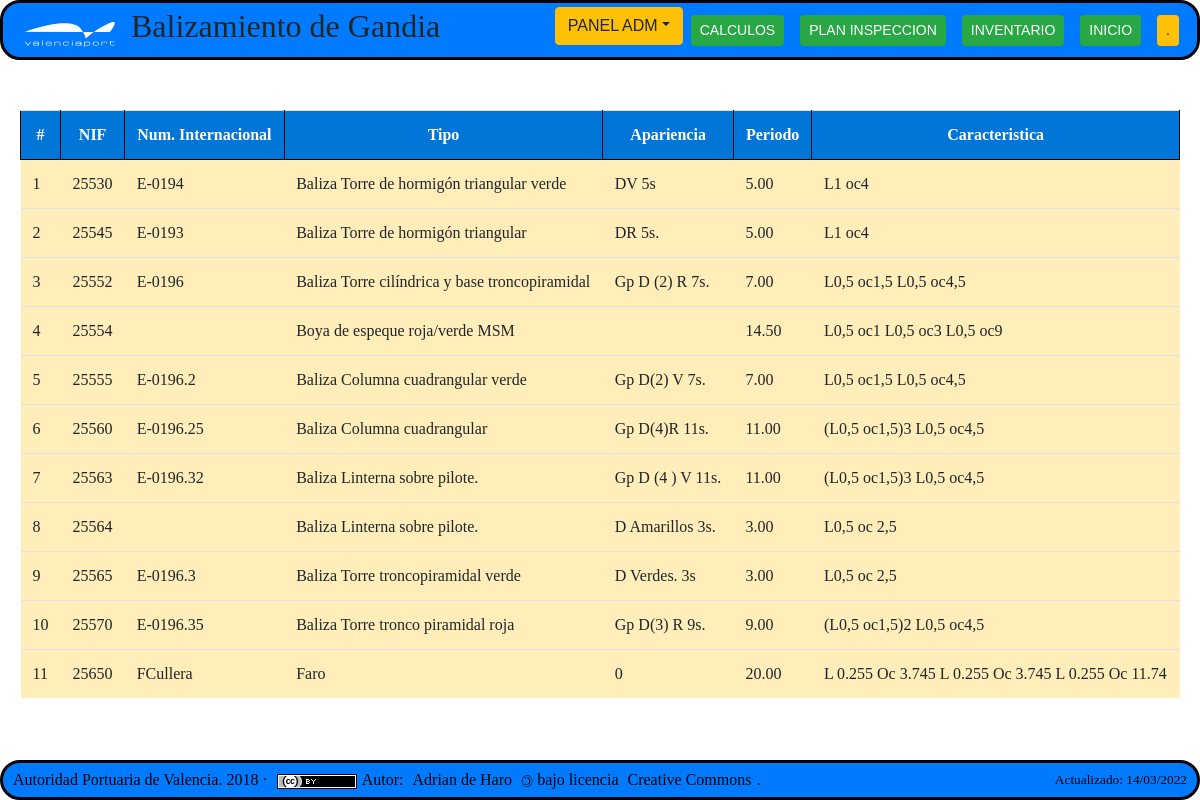
The app's page /san.php?puerto=gandia, older data.
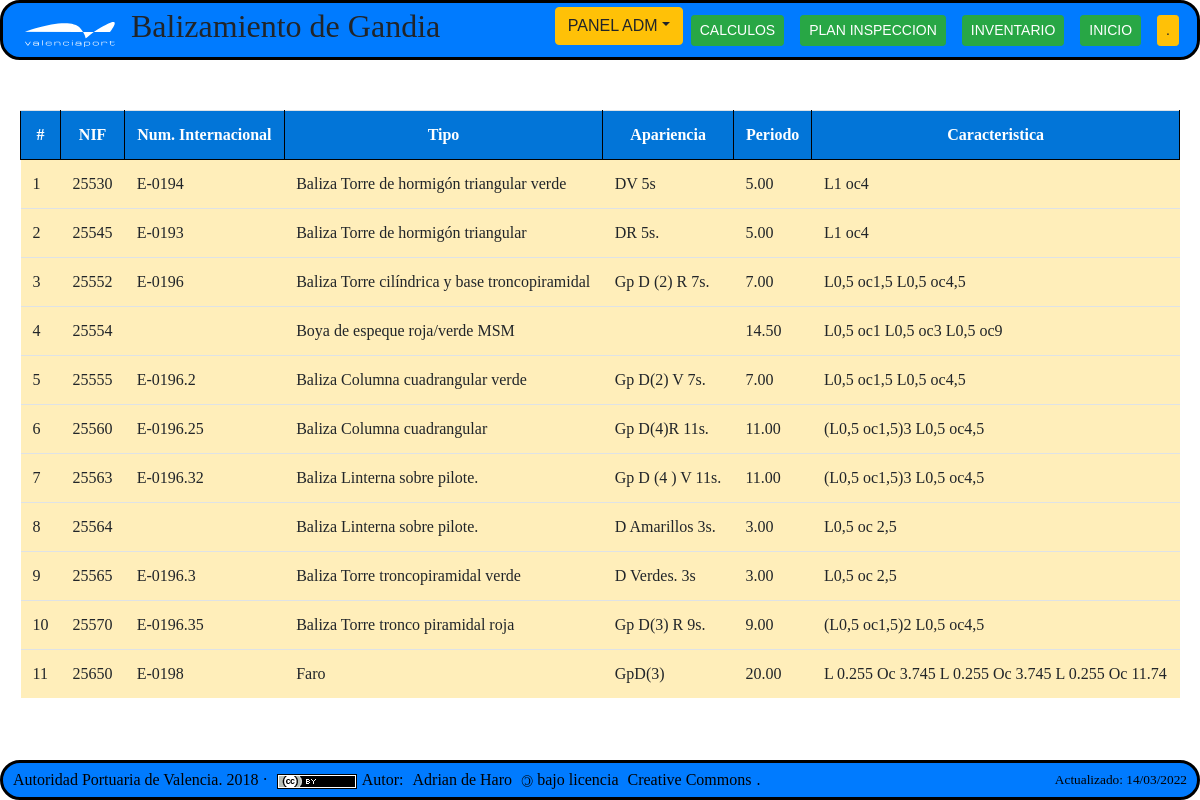
The same page, newer data.
### tables this page shows
CREATE TABLE `localizacion` (
  `nif` varchar(8) NOT NULL,
  `puerto` varchar(50) DEFAULT NULL,
  `num_local` decimal(5,0) DEFAULT NULL,
  `localizacion` varchar(70) DEFAULT NULL,
  `latitud` varchar(15) DEFAULT NULL,
  `longitud` varchar(15) DEFAULT NULL,
  PRIMARY KEY (`nif`),
  CONSTRAINT `localizacion_FK` FOREIGN KEY (`nif`) REFERENCES `balizamiento` (`nif`)
);

CREATE TABLE `balizamiento` (
  `nif` varchar(8) NOT NULL,
  `num_internacional` varchar(12) DEFAULT NULL,
  `tipo` varchar(250) DEFAULT NULL,
  `telecontrol` varchar(200) DEFAULT NULL,
  `apariencia` varchar(50) DEFAULT NULL,
  `periodo` decimal(5,2) DEFAULT NULL,
  `caracteristica` varchar(50) NOT NULL,
  PRIMARY KEY (`nif`)
);

### san.php (the view, shortened to what this page needs)
<?php
    include 'funciones.php';
?>
<!DOCTYPE html>
<html lang="es">
<head>
    <link href="./css/bootstrap.min.css" rel="stylesheet" />
    <link rel="stylesheet" type="text/css" href="./css/style.css" />
</head>
<body>
<?php $puerto = ucwords($_GET['puerto']);
?>
    <?php cabecera1() ?>
    <div class="container-fluid" style="margin-top:90px;margin-bottom:60px;">
        <div class="row">
            <div class="col-12" style="padding:20px">
                <div class="table-responsive">
                    <table class="table table-hover">
                        <tr class="info-color-dark">
                        <th>#</th>
                            <th>NIF</th>
                            <th>Num. Internacional</th>
                            <th>Tipo</th>
                            <th>Apariencia</th>
                            <th>Periodo</th>
                            <th>Caracteristica</th>
                        </tr>
                        <?php
                        $db = conectaDb();
                        if ($puerto != 'Externo') {
                            $consulta = "SELECT * FROM balizamiento b, localizacion l where b.nif=l.nif AND l.puerto like '%$puerto%' order by l.nif";
                        } else {
                            $consulta = "SELECT * FROM balizamiento b, localizacion l where b.nif=l.nif AND l.puerto not like '%valencia%' and l.puerto not like '%sagunto%' and l.puerto not like '%gandia%' order by l.nif";
                        }
                        $result = $db->prepare($consulta);
                        $result->execute();
                        if (!$result || $result->rowCount() == 0) {
                            echo "<p>Error en la consulta o sin resultados</p>\n";
                        } else {
                            $cont=1;
                            foreach ($result as $i) {
                                echo "<tr  class='table-warning seleccion'>  <td> $cont </td> <td> $i[nif] </td> <td>$i[num_internacional]</td>  <td>$i[tipo]</td>   <td>$i[apariencia]</td> <td>$i[periodo]</td> <td>$i[caracteristica]</td>    </tr>\n";
                           $cont++;
                            }
                        }
                        ?>
                    </table>
                </div>
            </div>
        </div>
    </div>
    <?php pie() ?>
</body>
</html>

### funciones.php (shortened to what this page needs)
<?php
function cabecera1()
{
    global $puerto;
    echo '<nav class="navbar fixed-top navbar-dark bg-primary navbar-expand-lg navbar-template header">
    <a class="navbar-brand" target="_blank" href="https://www.valenciaport.com/"><img src="./img/images/logo-valenciaport-home.svg" /></a>';
    if (isset($puerto))
        echo "<h2>Balizamiento de <span id='puerto'>" . $puerto . "</span></h2>";
    else
        echo "<h2> Elija un puerto </h2>";
    echo '<div class="d-flex flex-row order-2 order-lg-3">
        <button class="navbar-toggler" type="button" data-toggle="collapse" data-target="#navbarNavDropdown">
            <span class="navbar-toggler-icon"></span>
        </button>
    </div>
    <div class="collapse navbar-collapse order-3 order-lg-2" id="navbarNavDropdown">
        <ul class="navbar-nav ml-auto">
            ';
    echo '<div class="dropdown">
        <button class="btn btn-default btn-warning dropdown-toggle" type="button" data-toggle="dropdown">PANEL ADM<span class="caret"></span></button>
        <ul class="dropdown-menu dropdown-menu-right">';
    echo '</ul>
        </div>';
    echo '<li class="nav-item"><a class="nav-link" href="./calculos.php" class="btn btn-success btn-sm">
                    <button type="button" class="btn btn-success btn-sm"> CALCULOS</button>
                </a></li>
            <li class="nav-item"><a class="nav-link" href="./plan.html" class="btn btn-success btn-sm">
                    <button type="button" class="btn btn-success btn-sm"> PLAN
                        INSPECCION</button>
                </a></li>
            <li class="nav-item"><a class="nav-link" href="./inventario.php" class="btn btn-success btn-sm">
                    <button type="button" class="btn btn-success btn-sm"> INVENTARIO
                    </button>
                </a></li>
            <li class="nav-item"><a class="nav-link" href="./index.php" class="btn btn-success btn-sm">
                <button type="button" class="btn btn-success btn-sm"> INICIO </button>
            </a></li>
            <li class="nav-item">
            <a class="nav-link" href="./modBBDD.php?accion=modificacion2" class="btn btn-success btn-sm" >
                <button type="button" class="btn btn-warning btn-sm">.</button>
            </a></li>
        </ul>
    </div>
</nav>';
}
function pie()
{
    echo '<nav class="navbar fixed-bottom navbar-light bg-primary footer">
            <div>
                <p>Autoridad Portuaria de Valencia.  2018 ·
               <span> <a rel="license" target="_blank" href="http://creativecommons.org/licenses/by/4.0/"><img alt="Creative Commons License" src="./img/images/ccby.png" /></a>Autor: <a target="_blank" href="https://adriandeharo.es">Adrian de Haro </a> <span class="copyleft"> &copy; </span> bajo licencia <a rel="license" target="_blank" href="http://creativecommons.org/licenses/by/4.0/">Creative Commons</a>. </span>
               </p>
            </div>
            <div class="actualizacion"> Actualizado: 14/03/2022</div>
        </nav>';
}

### css/style.css (style rules this page uses)
body { background: url(../img/images/fondo-home.jpg) no-repeat center center; background-size: cover; -moz-background-size: cover; -webkit-background-size: cover; -o-background-size: cover; background-attachment: fixed; }
body, input, select, textarea { font-family: "Merriweather", Georgia, serif; font-size: 1em; }
button { font-family: "Source Sans Pro", Helvetica, sans-serif; }
.navbar { padding: 10px; border: 3px solid black; border-radius: 20px; height: 60px; }
th { text-align: center; background-color: #0275d8; color: white; border: 1px solid black; }
.footer { margin:0px; padding: 0px; height: 40px; color: black; }
.footer div { margin: 0px 10px; }
.footer p { margin:0px; }
.footer a { margin:5px; height: 40px; color: black !important; }
.copyleft { display: inline-block; transform: rotate(180deg); }
.actualizacion { font-size: smaller; float: right; }

Row changes from the older to the newer data that the page shows:
changed localizacion "Faro": nif.num_internacional "FCullera" → "E-0198"; nif.apariencia "0" → "GpD(3)"
